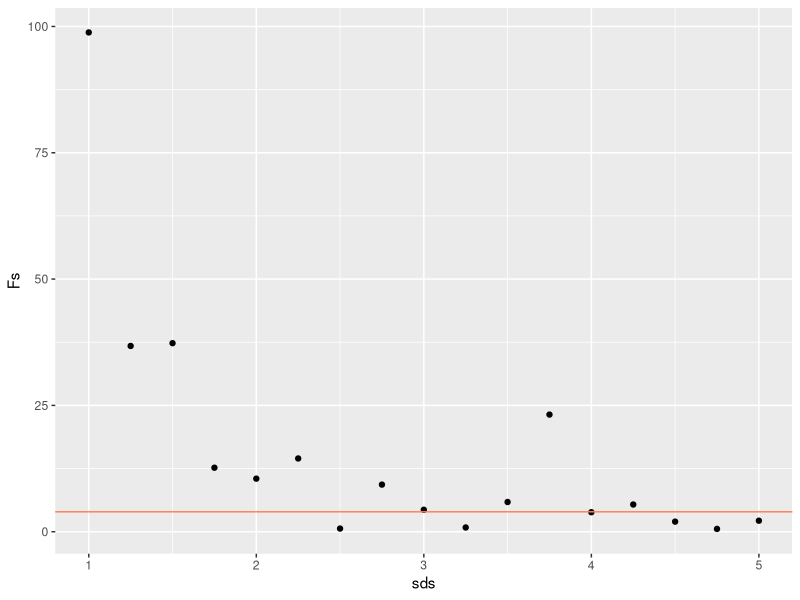
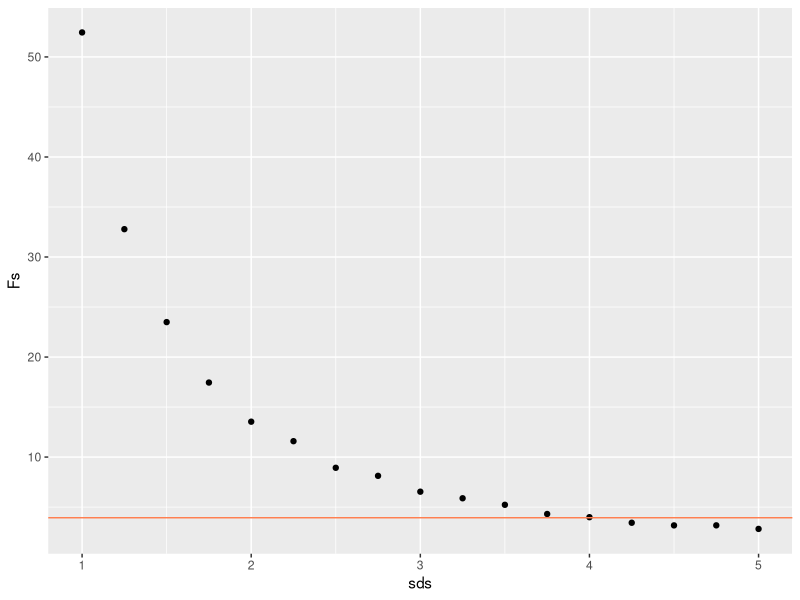
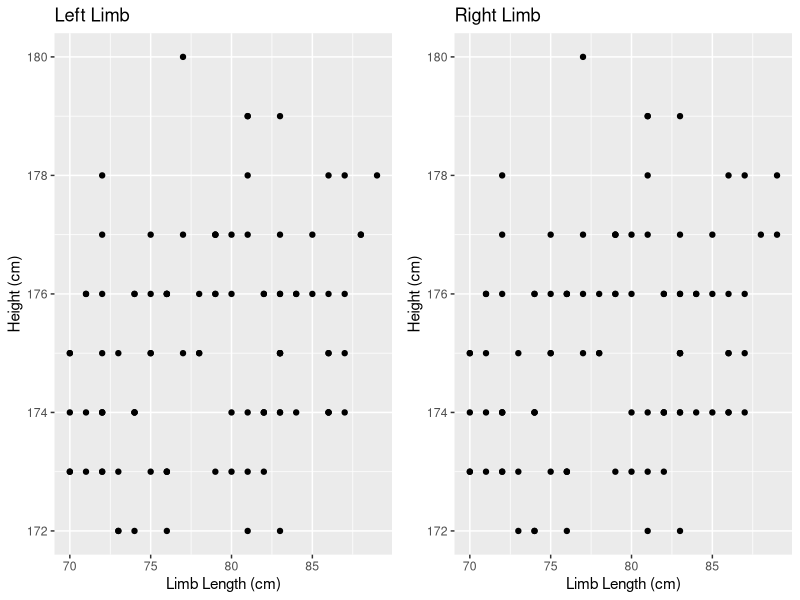
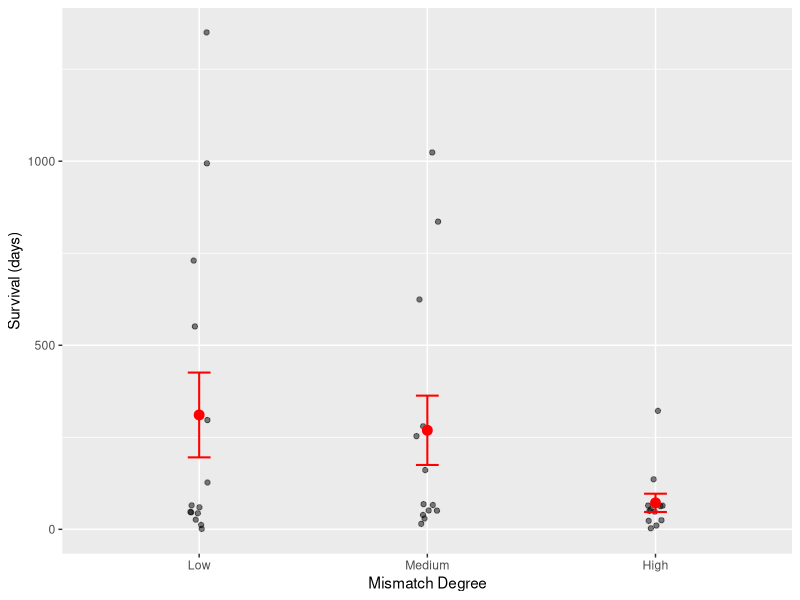
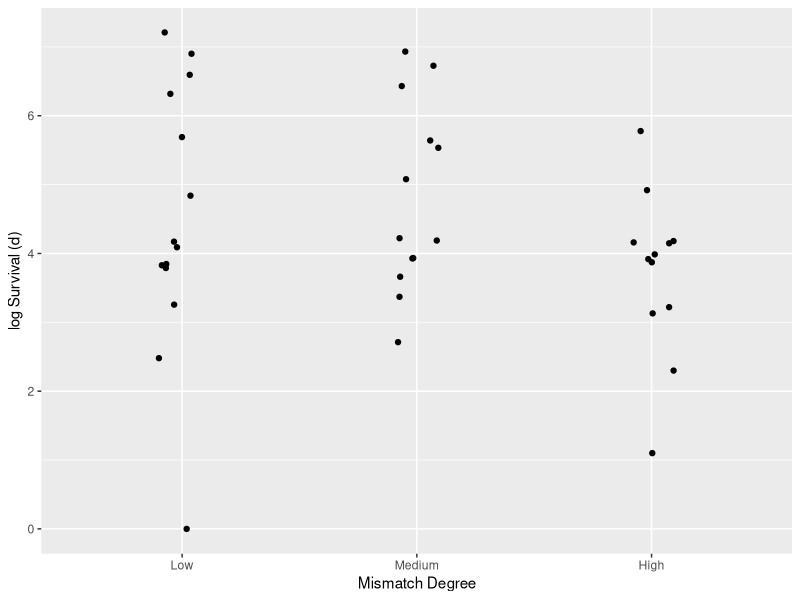
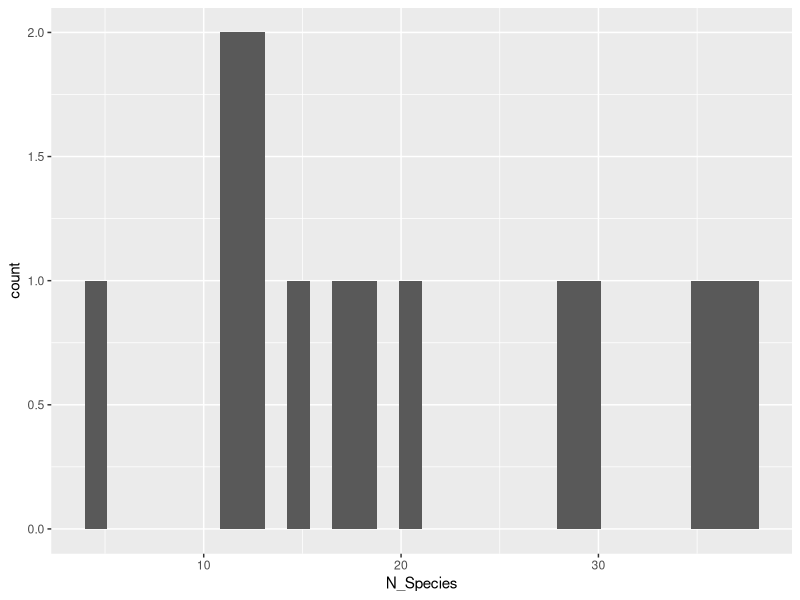
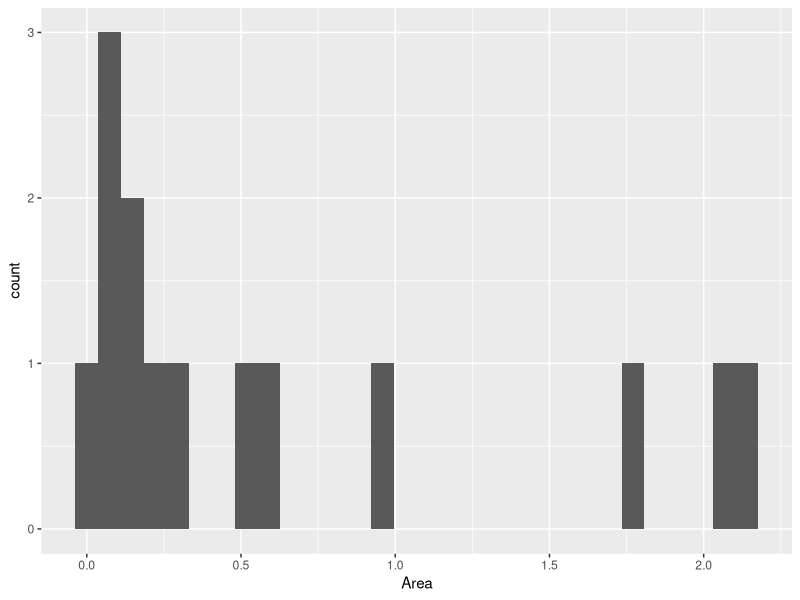
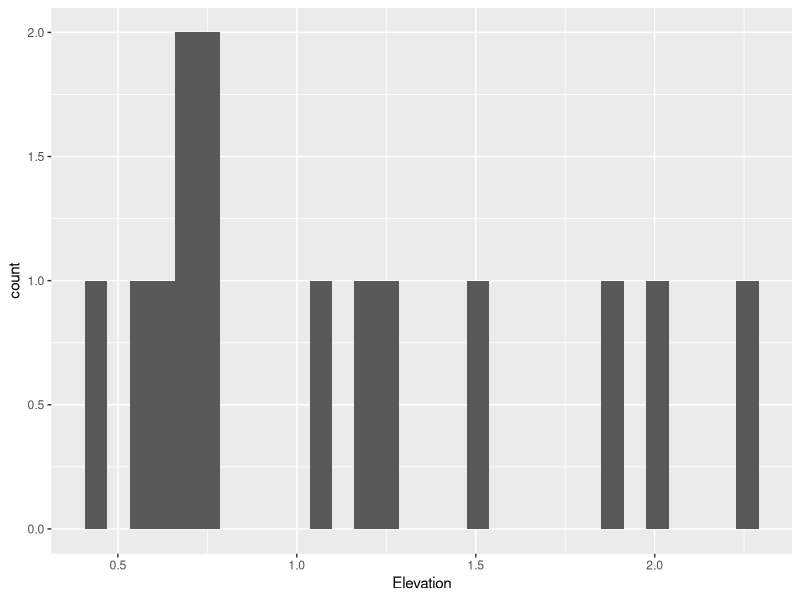

Reproduce these figures in R, in order.
## ---- chunk 1
# FIXME
library(tidyverse)
library(readxl)
library(cowplot)
library(forcats)

library(knitr)
## ---- chunk 2
ap.test <- data_frame(x1 = seq(1, 10),
                      x2 = rep(5, 10),
                      x3 = seq(20, 65, length = 10))

# Built in R funtions
(max.ap.row <- apply(ap.test, 1, max))

(max.ap.col <- apply(ap.test, 2, max))

(mean.ap.row <- apply(ap.test, 1, mean)) # == rowMeans()

(mean.ap.col <- apply(ap.test, 2, mean)) # == colMeans()

# Anonymous function in the apply(). 
(ss <- apply(ap.test, 1, function(x) (x[1] * x[2]) / x[3]))
## ---- chunk 3
# FIXME
set.seed(2351222)

getF <- function(mu1, mu2, sd_both, nobs) {
  x <- factor(rep(c(1, 2), each = nobs))
  y1 <- rnorm(nobs, mu1, sd_both)
  y2 <- rnorm(nobs, mu2, sd_both)
  y <- c(y1, y2)
  M <- data.frame(x, y)
  fm <- anova(lm(y ~ x, data = M))
  F_val <- fm$"F value"[1]
  return(F_val)
}
getF(mu1 = 0, mu2 = 1, sd_both = 1, nobs = 100)

sds <- seq(1, 5, by = 0.25)
sims <- data.frame(
  sd_both = sds,
  mu1 = rep(0, length = length(sds)),
  mu2 = rep(1, length = length(sds)),
  nobs = rep(100, length = length(sds))
)

Fs <- apply(sims, 1, function(x) {getF(x[2], x[3], x[1], x[4])})
sims$Fs <- Fs

fcrit <- qf(0.05, 1, 98, lower.tail = FALSE)

ggplot(sims, aes(x = sds, y = Fs)) +
  geom_point() +
  geom_hline(yintercept = fcrit, color = 'coral')

getF2 <- function(mu1, mu2, sd_both, nobs) {
  niter <- 100
  Fs <- numeric(length = niter)
  for (ii in 1:niter) {
    x <- factor(rep(c(1, 2), each = nobs))
    y1 <- rnorm(nobs, mu1, sd_both)
    y2 <- rnorm(nobs, mu2, sd_both)
    y <- c(y1, y2)
    M <- data.frame(x, y)
    fm <- anova(lm(y ~ x, data = M))
    Fs[ii] <- fm$"F value"[1]
  }
  return(mean(Fs))
}

Fs <- apply(sims, 1, function(x) {getF2(x[2], x[3], x[1], x[4])})
sims$Fs <- Fs

fcrit <- qf(0.05, 1, 98, lower.tail = FALSE)

ggplot(sims, aes(x = sds, y = Fs)) +
  geom_point() +
  geom_hline(yintercept = fcrit, color = 'coral')
## ---- chunk 4
# FIXME
# Simulate data
set.seed(921)
N <- 100
height <- rnorm(N, 175, 2)
limb_prop <- runif(N, 0.4, 0.5)
left_limb <- limb_prop * height + rnorm(N, 0, 0.02)
right_limb <- limb_prop * height + rnorm(N, 0, 0.02)
M <- data.frame(height, left_limb, right_limb)
# write_csv(round(M, 1), "../data/Limb_Lengths.csv")
## ---- chunk 5
# FIXME
M <- read_csv("../data/Limb_Lengths.csv")
M %>% head()
M %>% summarize_each(funs = c("mean", "sd"))
## ---- chunk 6
# FIXME
p1 <- ggplot(M, aes(left_limb, height)) + geom_point() +
  labs(x = "Limb Length (cm)", y = "Height (cm)") +
  ggtitle("Left Limb")
p2 <- ggplot(M, aes(right_limb, height)) + geom_point() +
  labs(x = "Limb Length (cm)", y = "Height (cm)") +
  ggtitle("Right Limb")
plot_grid(p1, p2, ncol = 2)
## ---- chunk 7
# FIXME
fm_LR <- lm(height ~ left_limb + right_limb, data = M)
summary(fm_LR)
## ---- chunk 8
# FIXME
cor(M$left_limb, M$right_limb)
## ---- chunk 9
# FIXME
fm_L <- lm(height ~ left_limb, data = M)
summary(fm_L)
fm_R <- lm(height ~ right_limb, data = M)
summary(fm_R)
## ---- chunk 10
# FIXME
M <- read_excel("../data/Heart_Transplants.xlsx")
str(M)
## ---- chunk 11
# FIXME
M <- M %>% 
  mutate(Mismatch_Degree = fct_inorder(Mismatch_Degree))
## ---- chunk 12
ggplot(M, aes(x = Mismatch_Degree, y = Survival_Days)) +
  geom_point(position = position_jitter(width = 0.05), alpha = 0.5) +
  stat_summary(fun.y = mean, geom = "point", size = 3, color = "red") + 
  stat_summary(fun.data = mean_se, geom = "errorbar", width = 0.1,
               color = "red", size = 0.7) +
  labs(x = "Mismatch Degree", y = "Survival (days)")
## ---- chunk 13
# FIXME
M <- M %>% mutate(log_Survival = log(Survival_Days))
ggplot(M, aes(x = Mismatch_Degree, y = log_Survival)) +
  geom_point(position = position_jitter(width = 0.1)) +
  xlab("Mismatch Degree") +
  ylab("log Survival (d)")
## ---- chunk 14
# FIXME
fm <- lm(log_Survival ~ Mismatch_Degree, data = M)
anova(fm)
## ---- chunk 15
fm2 <- lm(log_Survival ~ Mismatch_Degree - 1, data = M)
summary(fm2)

M %>% group_by(Mismatch_Degree) %>%
  summarize(mean_survival = mean(log_Survival))
## ---- chunk 16
# FIXME
M <- read_excel("../data/Birds.xlsx")
ggplot(M, aes(x = N_Species)) + geom_histogram()
ggplot(M, aes(x = Area)) + geom_histogram()
ggplot(M, aes(x = Elevation)) + geom_histogram()
ggplot(M, aes(x = Dist_to_Ecuador)) + geom_histogram()
ggplot(M, aes(x = Dist_to_Island)) + geom_histogram()
## ---- chunk 17
# FIXME
print(cor(M[, 2:6]), digits = 3)
## ---- chunk 18
# FIXME
fm <- lm(N_Species ~ Dist_to_Island + Elevation + Area + Dist_to_Ecuador, data = M)
## ---- chunk 19
# FIXME
summary(fm)
